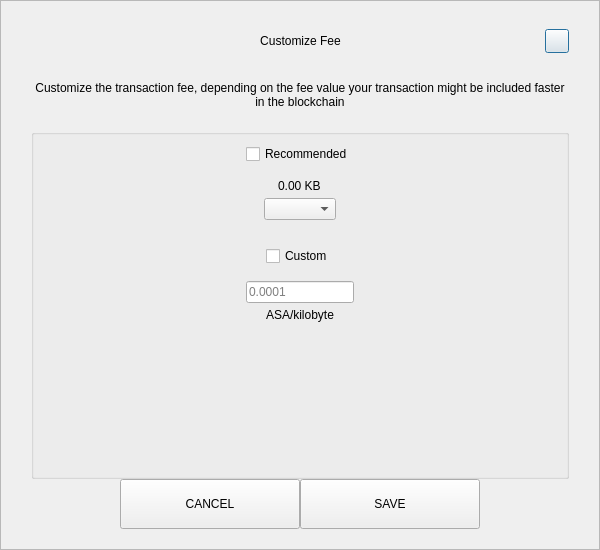
<?xml version="1.0" encoding="UTF-8"?>
<ui version="4.0">
 <class>SendCustomFeeDialog</class>
 <widget class="QDialog" name="SendCustomFeeDialog">
  <property name="geometry">
   <rect>
    <x>0</x>
    <y>0</y>
    <width>600</width>
    <height>550</height>
   </rect>
  </property>
  <property name="windowTitle">
   <string>Form</string>
  </property>
  <layout class="QVBoxLayout" name="verticalLayout_3">
   <property name="spacing">
    <number>0</number>
   </property>
   <property name="leftMargin">
    <number>0</number>
   </property>
   <property name="topMargin">
    <number>0</number>
   </property>
   <property name="rightMargin">
    <number>0</number>
   </property>
   <property name="bottomMargin">
    <number>0</number>
   </property>
   <item>
    <widget class="QFrame" name="frame">
     <property name="styleSheet">
      <string notr="true"/>
     </property>
     <property name="frameShape">
      <enum>QFrame::StyledPanel</enum>
     </property>
     <property name="frameShadow">
      <enum>QFrame::Raised</enum>
     </property>
     <layout class="QVBoxLayout" name="verticalLayout_2">
      <property name="spacing">
       <number>0</number>
      </property>
      <property name="leftMargin">
       <number>30</number>
      </property>
      <property name="topMargin">
       <number>20</number>
      </property>
      <property name="rightMargin">
       <number>30</number>
      </property>
      <property name="bottomMargin">
       <number>20</number>
      </property>
      <item>
       <layout class="QHBoxLayout" name="horizontalLayout_3">
        <property name="spacing">
         <number>0</number>
        </property>
        <item>
         <spacer name="horizontalSpacer_21">
          <property name="orientation">
           <enum>Qt::Horizontal</enum>
          </property>
          <property name="sizeHint" stdset="0">
           <size>
            <width>40</width>
            <height>20</height>
           </size>
          </property>
         </spacer>
        </item>
        <item>
         <widget class="QLabel" name="labelTitle">
          <property name="minimumSize">
           <size>
            <width>0</width>
            <height>40</height>
           </size>
          </property>
          <property name="maximumSize">
           <size>
            <width>16777215</width>
            <height>40</height>
           </size>
          </property>
          <property name="styleSheet">
           <string notr="true">padding-left:24px;</string>
          </property>
          <property name="text">
           <string>Customize Fee</string>
          </property>
          <property name="alignment">
           <set>Qt::AlignCenter</set>
          </property>
          <property name="margin">
           <number>7</number>
          </property>
         </widget>
        </item>
        <item>
         <spacer name="horizontalSpacer">
          <property name="orientation">
           <enum>Qt::Horizontal</enum>
          </property>
          <property name="sizeHint" stdset="0">
           <size>
            <width>40</width>
            <height>20</height>
           </size>
          </property>
         </spacer>
        </item>
        <item>
         <widget class="QPushButton" name="btnEsc">
          <property name="minimumSize">
           <size>
            <width>24</width>
            <height>24</height>
           </size>
          </property>
          <property name="maximumSize">
           <size>
            <width>24</width>
            <height>24</height>
           </size>
          </property>
          <property name="text">
           <string/>
          </property>
         </widget>
        </item>
       </layout>
      </item>
      <item>
       <spacer name="verticalSpacer_2">
        <property name="orientation">
         <enum>Qt::Vertical</enum>
        </property>
        <property name="sizeType">
         <enum>QSizePolicy::Fixed</enum>
        </property>
        <property name="sizeHint" stdset="0">
         <size>
          <width>20</width>
          <height>20</height>
         </size>
        </property>
       </spacer>
      </item>
      <item>
       <widget class="QLabel" name="labelMessage">
        <property name="text">
         <string>Customize the transaction fee, depending on the fee value your transaction might be included faster in the blockchain</string>
        </property>
        <property name="alignment">
         <set>Qt::AlignCenter</set>
        </property>
        <property name="wordWrap">
         <bool>true</bool>
        </property>
       </widget>
      </item>
      <item>
       <spacer name="verticalSpacer_3">
        <property name="orientation">
         <enum>Qt::Vertical</enum>
        </property>
        <property name="sizeType">
         <enum>QSizePolicy::Fixed</enum>
        </property>
        <property name="sizeHint" stdset="0">
         <size>
          <width>20</width>
          <height>20</height>
         </size>
        </property>
       </spacer>
      </item>
      <item>
       <widget class="QGroupBox" name="groupBox">
        <property name="title">
         <string/>
        </property>
        <layout class="QVBoxLayout" name="verticalLayout">
         <property name="leftMargin">
          <number>12</number>
         </property>
         <property name="rightMargin">
          <number>12</number>
         </property>
         <item>
          <layout class="QVBoxLayout" name="verticalLayout_4">
           <property name="spacing">
            <number>5</number>
           </property>
           <item alignment="Qt::AlignHCenter">
            <widget class="QCheckBox" name="checkBoxRecommended">
             <property name="text">
              <string>Recommended</string>
             </property>
            </widget>
           </item>
           <item>
            <spacer name="verticalSpacer_5">
             <property name="orientation">
              <enum>Qt::Vertical</enum>
             </property>
             <property name="sizeType">
              <enum>QSizePolicy::Fixed</enum>
             </property>
             <property name="sizeHint" stdset="0">
              <size>
               <width>20</width>
               <height>10</height>
              </size>
             </property>
            </spacer>
           </item>
           <item alignment="Qt::AlignHCenter">
            <widget class="QLabel" name="labelFee">
             <property name="text">
              <string>0.00 KB</string>
             </property>
            </widget>
           </item>
           <item alignment="Qt::AlignHCenter">
            <widget class="QComboBox" name="comboBoxRecommended"/>
           </item>
          </layout>
         </item>
         <item>
          <spacer name="verticalSpacer">
           <property name="orientation">
            <enum>Qt::Vertical</enum>
           </property>
           <property name="sizeType">
            <enum>QSizePolicy::Fixed</enum>
           </property>
           <property name="sizeHint" stdset="0">
            <size>
             <width>20</width>
             <height>20</height>
            </size>
           </property>
          </spacer>
         </item>
         <item>
          <layout class="QVBoxLayout" name="verticalLayout_5">
           <property name="spacing">
            <number>5</number>
           </property>
           <item alignment="Qt::AlignHCenter">
            <widget class="QCheckBox" name="checkBoxCustom">
             <property name="text">
              <string>Custom</string>
             </property>
            </widget>
           </item>
           <item>
            <spacer name="verticalSpacer_6">
             <property name="orientation">
              <enum>Qt::Vertical</enum>
             </property>
             <property name="sizeType">
              <enum>QSizePolicy::Fixed</enum>
             </property>
             <property name="sizeHint" stdset="0">
              <size>
               <width>20</width>
               <height>10</height>
              </size>
             </property>
            </spacer>
           </item>
           <item alignment="Qt::AlignHCenter">
            <widget class="QLineEdit" name="lineEditCustomFee">
             <property name="placeholderText">
              <string notr="true">0.0001</string>
             </property>
            </widget>
           </item>
           <item alignment="Qt::AlignHCenter">
            <widget class="QLabel" name="labelCustomFee">
             <property name="text">
              <string>ASA/kilobyte</string>
             </property>
            </widget>
           </item>
          </layout>
         </item>
         <item>
          <spacer name="verticalSpacer_4">
           <property name="orientation">
            <enum>Qt::Vertical</enum>
           </property>
           <property name="sizeHint" stdset="0">
            <size>
             <width>20</width>
             <height>40</height>
            </size>
           </property>
          </spacer>
         </item>
        </layout>
       </widget>
      </item>
      <item>
       <layout class="QHBoxLayout" name="horizontalLayout" stretch="1,2,2,1">
        <item>
         <spacer name="horizontalSpacer1">
          <property name="orientation">
           <enum>Qt::Horizontal</enum>
          </property>
          <property name="sizeHint" stdset="0">
           <size>
            <width>40</width>
            <height>20</height>
           </size>
          </property>
         </spacer>
        </item>
        <item>
         <widget class="QPushButton" name="btnCancel">
          <property name="minimumSize">
           <size>
            <width>180</width>
            <height>50</height>
           </size>
          </property>
          <property name="focusPolicy">
           <enum>Qt::NoFocus</enum>
          </property>
          <property name="text">
           <string>CANCEL</string>
          </property>
         </widget>
        </item>
        <item>
         <widget class="QPushButton" name="btnSave">
          <property name="minimumSize">
           <size>
            <width>180</width>
            <height>50</height>
           </size>
          </property>
          <property name="focusPolicy">
           <enum>Qt::NoFocus</enum>
          </property>
          <property name="text">
           <string>SAVE</string>
          </property>
         </widget>
        </item>
        <item>
         <spacer name="horizontalSpacer_2">
          <property name="orientation">
           <enum>Qt::Horizontal</enum>
          </property>
          <property name="sizeHint" stdset="0">
           <size>
            <width>40</width>
            <height>20</height>
           </size>
          </property>
         </spacer>
        </item>
       </layout>
      </item>
     </layout>
    </widget>
   </item>
  </layout>
 </widget>
 <resources/>
 <connections/>
</ui>
